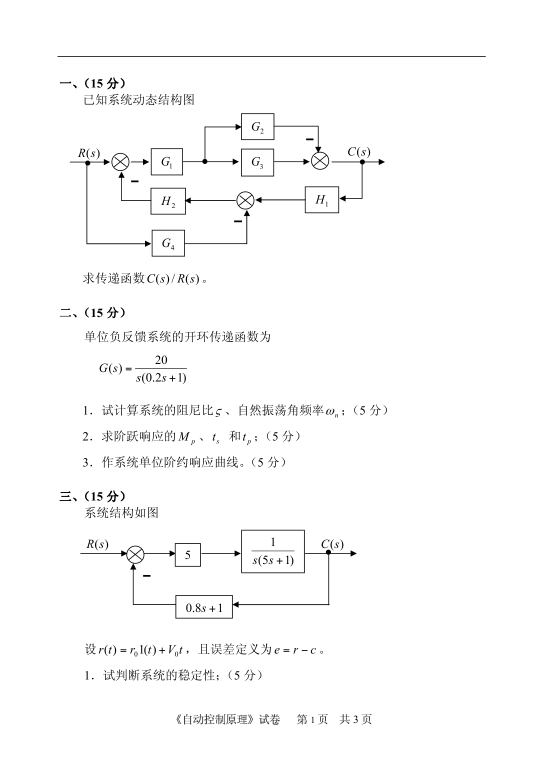
#> input picture debug_07_11/2008_p1.png, 1075 x 1519 px (shown at 1/2 size)
$ python recrop_08_09.py
#> lines starting #> are read from the running program, lines starting #| are printed output that depends on the picture
# -*- coding: utf-8 -*-
import cv2, numpy as np, os

def crop_and_clean(img, pad=15):
    gray = cv2.cvtColor(img, cv2.COLOR_BGR2GRAY)
    rows = np.where(np.min(gray, axis=1) < 240)[0]
    cols = np.where(np.min(gray, axis=0) < 240)[0]
    if len(rows) == 0 or len(cols) == 0:
        return img
    r0, r1 = rows[0], rows[-1] + 1
    c0, c1 = cols[0], cols[-1] + 1
    cropped = img[r0:r1, c0:c1]
    padded = cv2.copyMakeBorder(cropped, pad, pad, pad, pad, cv2.BORDER_CONSTANT, value=[255, 255, 255])
    return padded

# 1. 2008
p1_08 = cv2.imread('debug_07_11/2008_p1.png')
#> p1_08 is the input picture: shape (1519, 1075, 3); min 0, max 255, mean 250.5
p2_08 = cv2.imread('debug_07_11/2008_p2.png')
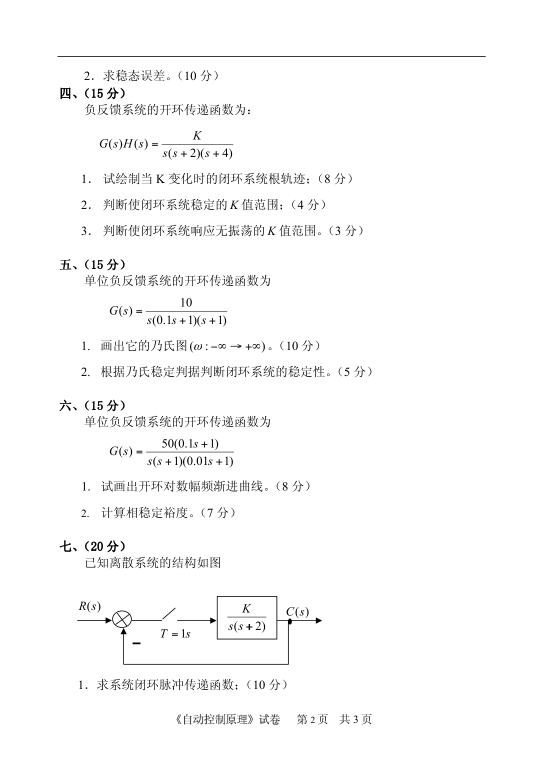
#> input picture debug_07_11/2008_p2.png, 1075 x 1519 px (shown at 1/2 size)
#> p2_08 is the input picture: shape (1519, 1075, 3); min 0, max 255, mean 249.9
p3_08 = cv2.imread('debug_07_11/2008_p3.png')
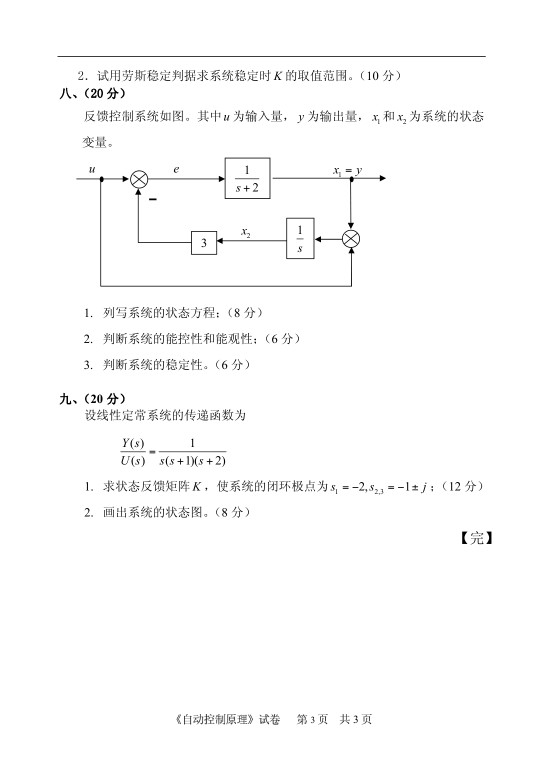
#> input picture debug_07_11/2008_p3.png, 1075 x 1519 px (shown at 1/2 size)
#> p3_08 is the input picture: shape (1519, 1075, 3); min 0, max 255, mean 250.9

cuts_2008 = {
    1: p1_08[140:590, :],
    2: p1_08[590:955, :],
    3: np.vstack([p1_08[955:1380, :], p2_08[135:168, :]]),
    4: p2_08[168:500, :],
    5: p2_08[500:780, :],
    6: p2_08[780:1060, :],
    7: np.vstack([p2_08[1060:1400, :], p3_08[135:168, :]]),
    8: p3_08[168:770, :],
    9: p3_08[770:1050, :],
}

os.makedirs('fixed_2008_2009', exist_ok=True)
for q, raw_img in cuts_2008.items():
    cleaned = crop_and_clean(raw_img)
    dst = f'fixed_2008_2009/q_2008_{q:02d}.png'
    cv2.imwrite(dst, cleaned)
    print(f"2008 Q{q}: {cleaned.shape}")
#> this loop made 9 passes
#> (r0 in crop_and_clean, r1 in crop_and_clean, c0 in crop_and_clean, c1 in crop_and_clean, dst) on passes 1 to 9: (14, 431, 119, 770, 'fixed_2008_2009/q_2008_01.png'), (23, 346, 119, 774, 'fixed_2008_2009/q_2008_02.png'), (25, 453, 119, 714, 'fixed_2008_2009/q_2008_03.png'), (6, 305, 121, 725, 'fixed_2008_2009/q_2008_04.png'), (17, 255, 119, 743, 'fixed_2008_2009/q_2008_05.png'), (19, 257, 119, 619, 'fixed_2008_2009/q_2008_06.png'), (20, 368, 119, 800, 'fixed_2008_2009/q_2008_07.png'), (6, 573, 119, 968, 'fixed_2008_2009/q_2008_08.png'), (15, 266, 119, 965, 'fixed_2008_2009/q_2008_09.png')
#| 2008 Q1: (447, 681, 3)
#| 2008 Q2: (353, 685, 3)
#| 2008 Q3: (458, 625, 3)
#| 2008 Q4: (329, 634, 3)
#| 2008 Q5: (268, 654, 3)
#| 2008 Q6: (268, 530, 3)
#| 2008 Q7: (378, 711, 3)
#| 2008 Q8: (597, 879, 3)
#> (further printed lines are left out)

# 2. 2009
p1_09 = cv2.imread('debug_07_11/2009_p1.png')
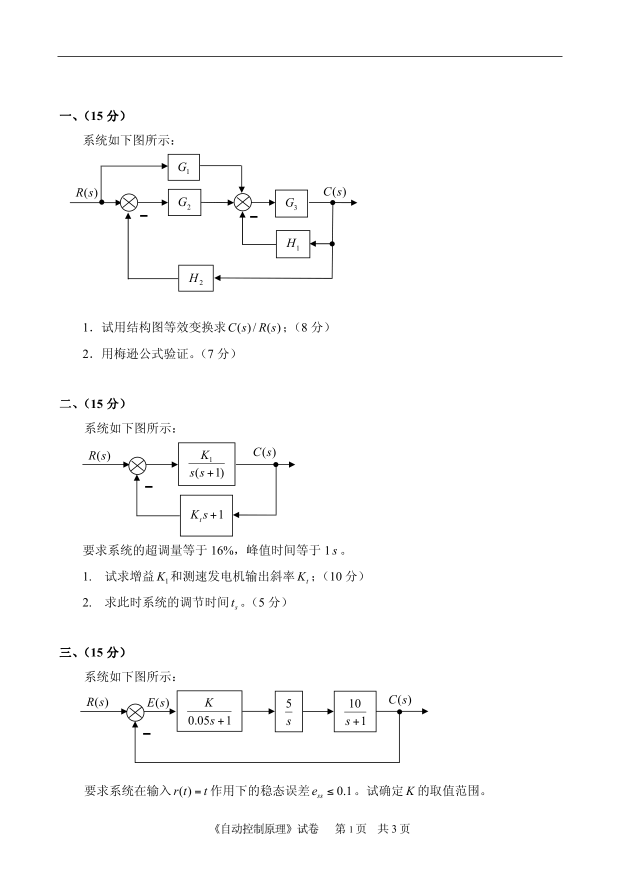
#> input picture debug_07_11/2009_p1.png, 1240 x 1755 px (shown at 1/2 size)
#> p1_09 is the input picture: shape (1755, 1240, 3); min 0, max 255, mean 251.1
p2_09 = cv2.imread('debug_07_11/2009_p2.png')
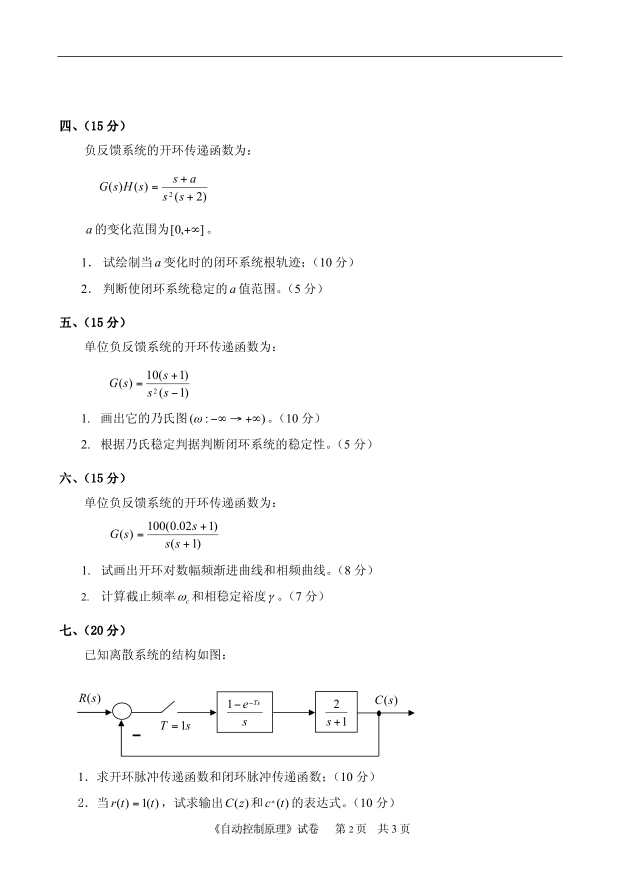
#> input picture debug_07_11/2009_p2.png, 1240 x 1755 px (shown at 1/2 size)
#> p2_09 is the input picture: shape (1755, 1240, 3); min 0, max 255, mean 250.9
p3_09 = cv2.imread('debug_07_11/2009_p3.png')
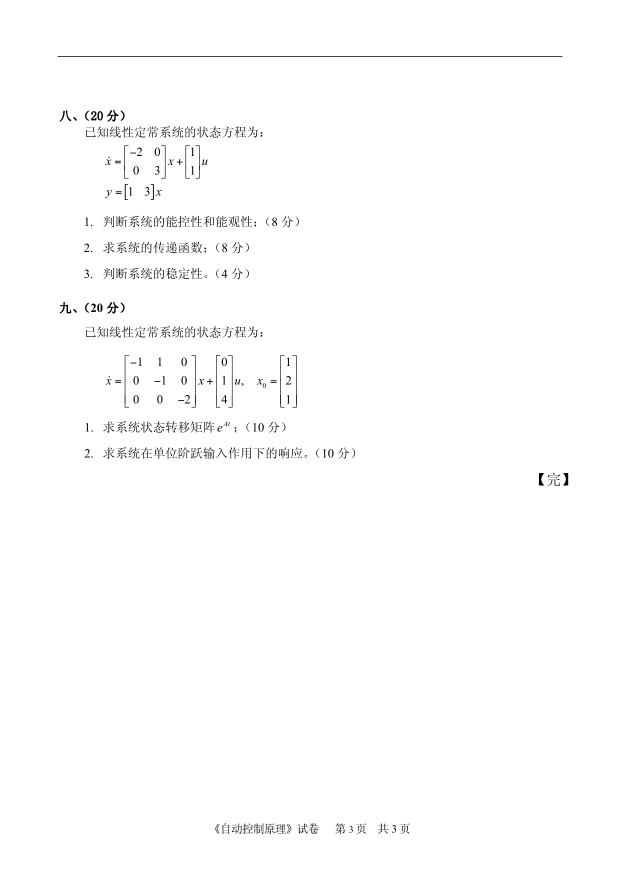
#> input picture debug_07_11/2009_p3.png, 1240 x 1755 px (shown at 1/2 size)
#> p3_09 is the input picture: shape (1755, 1240, 3); min 0, max 255, mean 252.9

cuts_2009 = {
    1: p1_09[180:750, :],
    2: p1_09[750:1250, :],
    3: p1_09[1250:1620, :],
    4: p2_09[180:600, :],
    5: p2_09[600:910, :],
    6: p2_09[910:1225, :],
    7: p2_09[1225:1630, :],
    8: p3_09[180:570, :],
    9: p3_09[570:930, :],
}

for q, raw_img in cuts_2009.items():
    cleaned = crop_and_clean(raw_img)
    dst = f'fixed_2008_2009/q_2009_{q:02d}.png'
    cv2.imwrite(dst, cleaned)
    print(f"2009 Q{q}: {cleaned.shape}")
#> this loop made 9 passes
#> (r0 in crop_and_clean, r1 in crop_and_clean, c0 in crop_and_clean, c1 in crop_and_clean, dst) on passes 1 to 9: (39, 539, 119, 715, 'fixed_2008_2009/q_2009_01.png'), (45, 470, 119, 726, 'fixed_2008_2009/q_2009_02.png'), (42, 347, 119, 969, 'fixed_2008_2009/q_2009_03.png'), (59, 409, 121, 706, 'fixed_2008_2009/q_2009_04.png'), (32, 300, 119, 743, 'fixed_2008_2009/q_2009_05.png'), (34, 298, 119, 744, 'fixed_2008_2009/q_2009_06.png'), (23, 395, 119, 830, 'fixed_2008_2009/q_2009_07.png'), (39, 379, 119, 598, 'fixed_2008_2009/q_2009_08.png'), (33, 348, 119, 711, 'fixed_2008_2009/q_2009_09.png')
#| 2009 Q1: (530, 626, 3)
#| 2009 Q2: (455, 637, 3)
#| 2009 Q3: (335, 880, 3)
#| 2009 Q4: (380, 615, 3)
#| 2009 Q5: (298, 654, 3)
#| 2009 Q6: (294, 655, 3)
#| 2009 Q7: (402, 741, 3)
#| 2009 Q8: (370, 509, 3)
#> (further printed lines are left out)
#> pass 1, in crop_and_clean (call 10), `padded = cv2.copyMakeBorder(cropped, pad, pad, pad, pad, cv2.BORDER_CO..`:
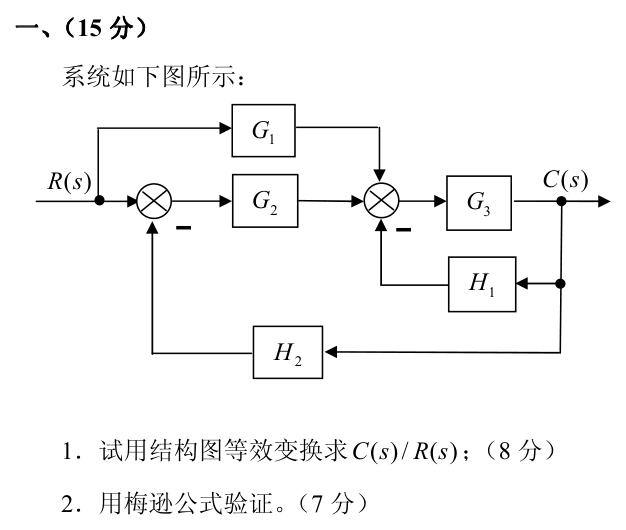
#> padded: shape (530, 626, 3); min 0, max 255, mean 246.9
#> pass 2, in crop_and_clean (call 11), `gray = cv2.cvtColor(img, cv2.COLOR_BGR2GRAY)`:
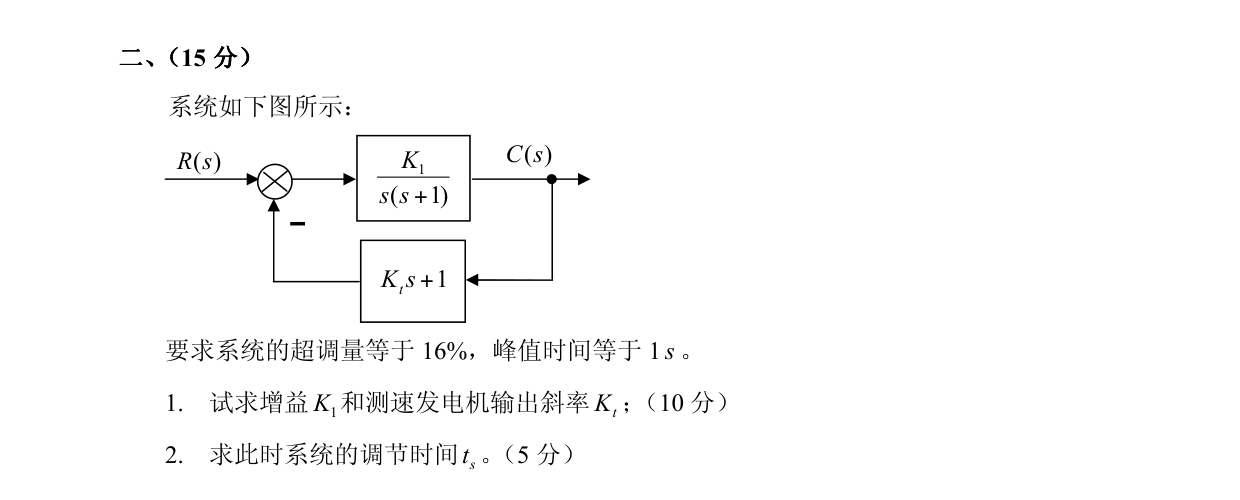
#> gray: shape (500, 1240); min 0, max 255, mean 250.7
